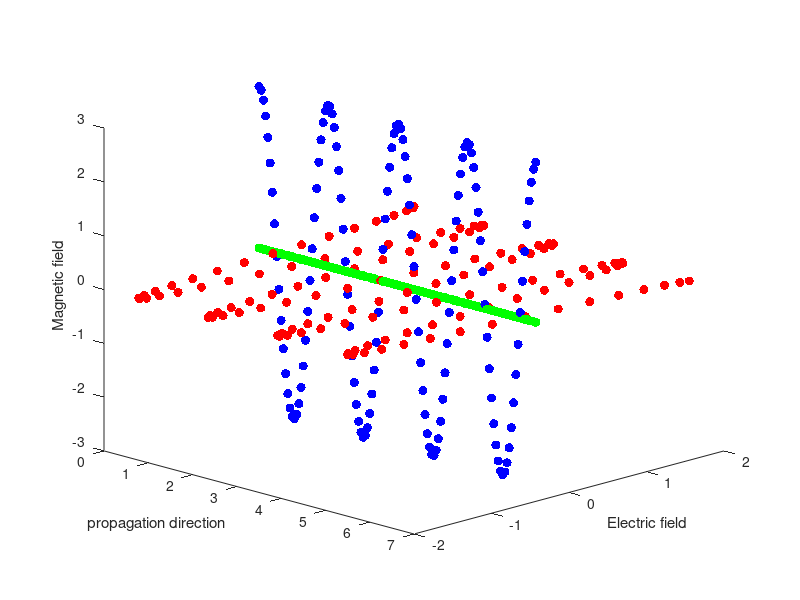
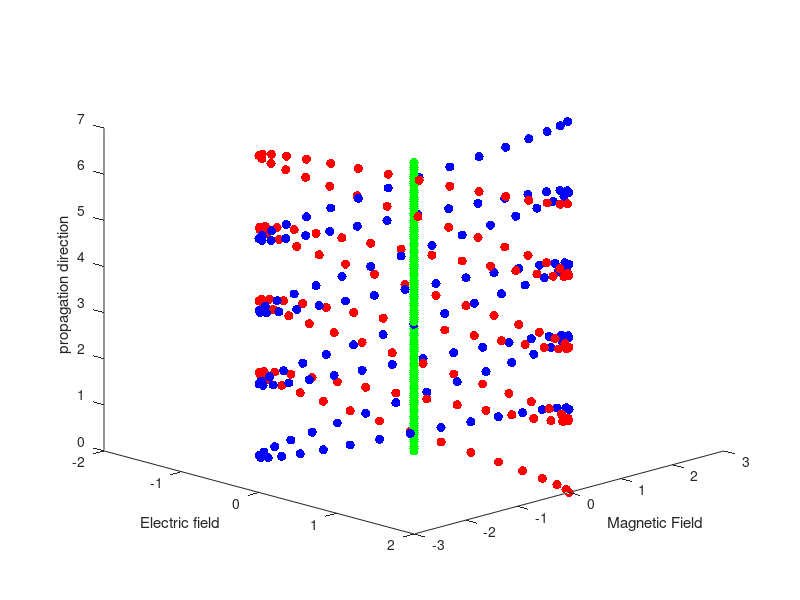
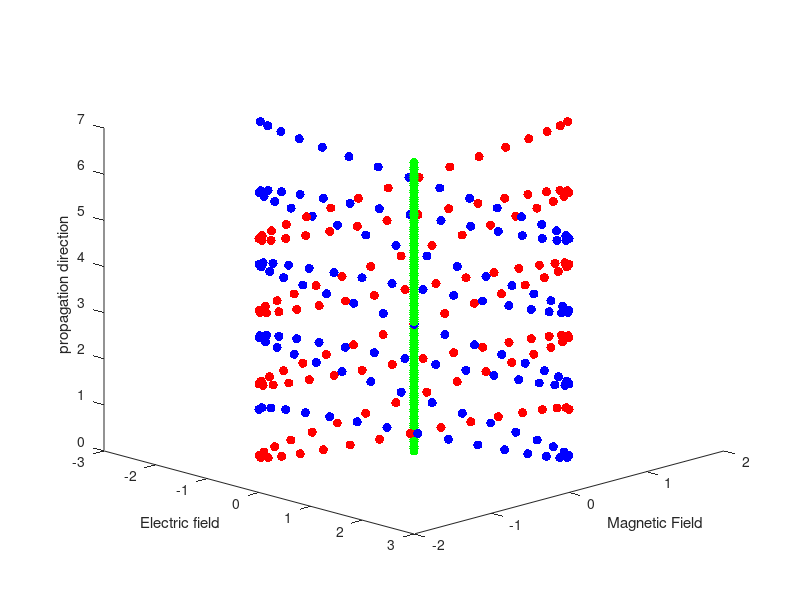
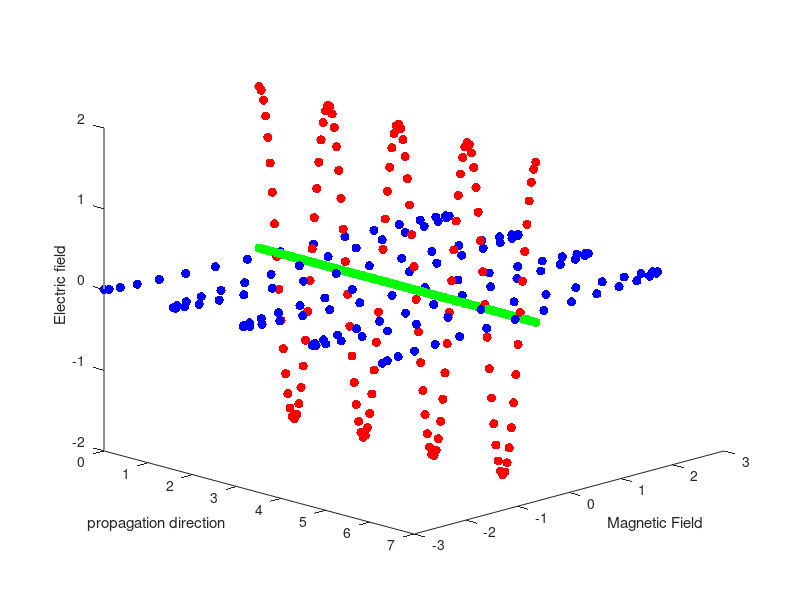

These figures' MATLAB source, in order:
% First figure - XYZ Coordinates
clear
clc
close all

t = 0:0.05:2*pi;
phi = pi;
Emax = 2;
Hmax = 3;
lambda = 4000;
w = 4;

Ey = Emax * cos(w*t - (2*pi/lambda) * phi);
Hz = Hmax * cos(w*t - (2*pi/lambda) * phi);

figure;
xlabel('propagation direction');
ylabel('Electric field');
zlabel('Magnetic field');
view(45, 20);

hold on;

for i = 1:length(t)
    plot3(t(i), 0, 0, 'g.', 'MarkerSize', 20); % x-axis
    plot3(t(i), Ey(i), 0, 'r.', 'MarkerSize', 20); % y-axis
    plot3(t(i), 0, Hz(i), 'b.', 'MarkerSize', 20); % z-axis
    drawnow
    pause(0.02)
end

hold off;

% second figure
clear
clc
close all

t = 0:0.05:2*pi;
phi = pi;
Emax = 2;
Hmax = 3;
lambda = 4000;
w = 4;

Ey = Emax * cos(w*t - (2*pi/lambda) * phi);
Hz = Hmax * cos(w*t - (2*pi/lambda) * phi);

figure;
xlabel('Electric field');
ylabel('Magnetic Field');
zlabel('propagation direction');
view(45, 20);

hold on;

for i = 1:length(t)
    plot3(0, 0,t(i), 'g.', 'MarkerSize', 20); % z-axis
    plot3( Ey(i),0, t(i), 'r.', 'MarkerSize', 20); % x-axis
    plot3(0, Hz(i),t(i), 'b.', 'MarkerSize', 20); % y-axis
    drawnow
    pause(0.02)
end
% third figure
clear
clc
close all

t = 0:0.05:2*pi;
phi = pi;
Emax = 2;
Hmax = 3;
lambda = 4000;
w = 4;

Ey = Emax * cos(w*t - (2*pi/lambda) * phi);
Hz = Hmax * cos(w*t - (2*pi/lambda) * phi);

figure;
xlabel('Electric field');
ylabel('Magnetic Field');
zlabel('propagation direction');
view(45, 20);

hold on;

for i = 1:length(t)
    plot3(0, 0,t(i), 'g.', 'MarkerSize', 20); % z-axis
    plot3(0 ,Ey(i), t(i), 'r.', 'MarkerSize', 20); % y-axis
    plot3(-Hz(i),0 ,t(i), 'b.', 'MarkerSize', 20); % -x-axis
    drawnow
    pause(0.02)
end

% fourth figure
clear
clc
close all

t = 0:0.05:2*pi;
phi = pi;
Emax = 2;
Hmax = 3;
lambda = 4000;
w = 4;

Ey = Emax * cos(w*t - (2*pi/lambda) * phi);
Hz = Hmax * cos(w*t - (2*pi/lambda) * phi);
figure;
xlabel('propagation direction');
ylabel('Magnetic Field');
zlabel('Electric field');
view(45, 20);

hold on;

for i = 1:length(t)
    plot3(t(i),0, 0, 'g.', 'MarkerSize', 20); % x-axis
    plot3(t(i) ,0,Ey(i), 'r.', 'MarkerSize', 20); % z-axis
    plot3(t(i),-Hz(i),0, 'b.', 'MarkerSize', 20); % -y-axis
    drawnow
    pause(0.02)
end
% fifth figure
clear
clc
close all

t = 0:0.05:2*pi;
phi = pi;
Emax = 2;
Hmax = 3;
lambda = 4000;
w = 4;

Ey = Emax * cos(w*t - (2*pi/lambda) * phi);
Hz = Hmax * cos(w*t - (2*pi/lambda) * phi);
figure; 

xlabel('Magnetic Field');
ylabel('propagation direction');
zlabel('Electric field');
view(45, 20);

hold on;

for i = 1:length(t)
    plot3(0,t(i), 0, 'g.', 'MarkerSize', 20); % y-axis
    plot3(0,t(i),Ey(i), 'r.', 'MarkerSize', 20); % z-axis
    plot3(-Hz(i),t(i),0, 'b.', 'MarkerSize', 20); % x-axis
    drawnow
    pause(0.02)
end
% sixth figure
clear
clc
close all

t = 0:0.05:2*pi;
phi = pi;
Emax = 2;
Hmax = 3;
lambda = 4000;
w = 4;

Ey = Emax * cos(w*t - (2*pi/lambda) * phi);
Hz = Hmax * cos(w*t - (2*pi/lambda) * phi);
figure;
xlabel('Electric field');
ylabel('propagation direction');
zlabel('Magnetic Field');
view(45, 20);

hold on;

for i = 1:length(t)
    plot3(0,t(i), 0, 'g.', 'MarkerSize', 20); % y-axis
    plot3(Ey(i),t(i),0, 'r.', 'MarkerSize', 20); % x-axis
    plot3(0,t(i),-Hz(i), 'b.', 'MarkerSize', 20); % -z-axis
    drawnow
    pause(0.02)
end
